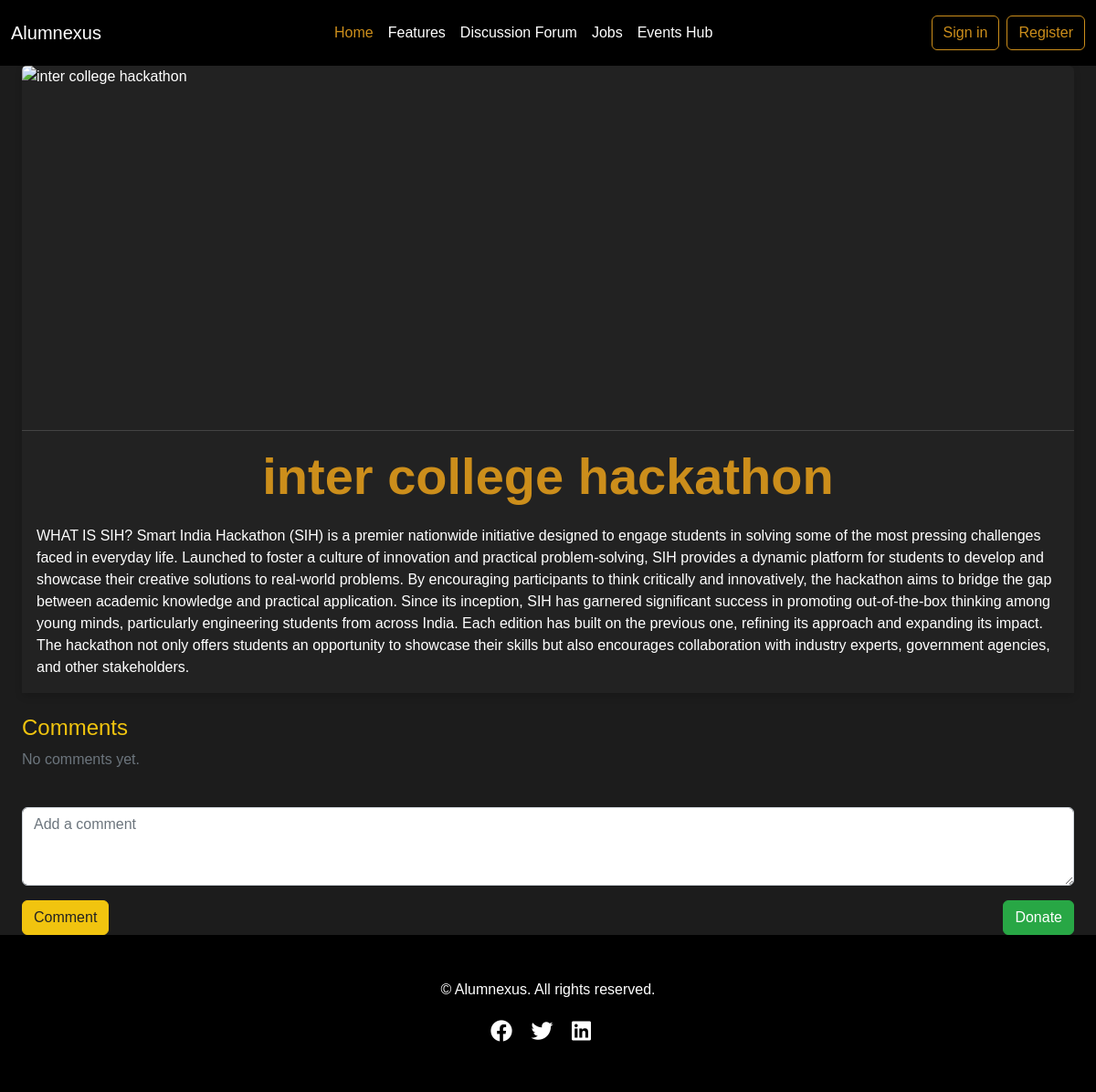
Page /events/event/1/ on the committed database.
### events/models.py (models this page shows, shortened)
class Event(models.Model):
    title = models.CharField(max_length=200)
    description = models.TextField()
    date_created = models.DateTimeField(auto_now_add=True)
    created_by = models.ForeignKey(User, on_delete=models.CASCADE)
    is_active = models.BooleanField(default=True)
    image = CloudinaryField("image", blank=True, null=True)  # Cloudinary image field

### events/views.py (the view)
# urls.py: path("event/<int:event_id>/", views.event_detail, name="event_detail"),
def event_detail(request, event_id):
    event = get_object_or_404(Event, id=event_id)
    comments = event.comments.all()
    return render(
        request, "events/event_detail.html", {"event": event, "comments": comments}
    )

### events/templates/events/event_detail.html (shortened to what this page needs)
{% extends 'events/base_events.html' %}
{% block event_content %}
<div class="container mt-4">
    <div class="card mb-4">
        {% if event.image %}
            <img src="{{ event.image.url }}" class="card-img-top event-image" alt="{{ event.title }}" style="width: 100%; height: 400px; object-fit: cover;">
        {% endif %}
        <div class="card-body">
            <h1 class="card-title display-4 text-center" style="font-weight: bold; color: #cc8e1b; margin-bottom: 20px;">{{ event.title }}</h1>
            <p class="card-text">{{ event.description }}</p>
        </div>
    </div>
    <h4>Comments</h4>
    <div class="list-group mb-4">
        {% for comment in comments %}
            <div class="list-group-item">
                <strong>{{ comment.user.username }}:</strong>
                <p>{{ comment.comment }}</p>
                <small class="text-muted">{{ comment.created_at }}</small>
            </div>
        {% empty %}
            <p class="text-muted">No comments yet.</p>
        {% endfor %}
    </div>
    <form method="post" action="{% url 'add_comment' event.id %}">
        <div class="d-flex flex-column">
            <div class="mb-3">
                <textarea name="comment" class="form-control" rows="3" placeholder="Add a comment"></textarea>
            </div>
            <div class="d-flex justify-content-between">
                <button type="submit" class="btn btn-primary">Comment</button>
                <a href="https://rzp.io/l/GirqvmCxJ" class="btn btn-success" target="_blank">Donate</a>
            </div>
        </div>
    </form>
</div>
{% endblock %}

### templates/base.html (style rules this page uses)
:root { --primary-color: black; --secondary-color: #cc8e1b; --text-color: #ffffff; --bg-color: rgb(20, 20, 20); }
body { font-family: 'Arial', sans-serif; background-color: var(--bg-color); color: white; display: flex; flex-direction: column; min-height: 100vh; }

### events/templates/events/base_events.html (style rules this page uses)
body { background-color: #1c1c1c; color: #fff; }
.container { max-width: 1200px; }
.card { border: none; box-shadow: 0 4px 8px rgba(0, 0, 0, 0.15); background-color: #222; }
.card-title { color: #f1c40f; }
.card-body { background-color: #222; color: #fff; }
.card-img-top { border-bottom: 1px solid #444; }
.btn-primary { background-color: #f1c40f; border-color: #f1c40f; color: #222; }
.btn-success { background-color: #28a745; border-color: #28a745; color: white; }
h2, h3, h4 { color: #f1c40f; }
h1 { color: #f1c40f; }

### rows in the picture
Event: title "inter college hackathon", description "WHAT IS SIH? Smart India Hackathon (SIH) is a premier nationwide initiative designed to engage students in solving some of the most pressing challenges faced in everyday life. Launched to foster a culture of innovation and practical problem-solving, SIH provides a dynamic platform for students to develop and showcase their creative solutions to real-world problems. By encouraging participants to think critically and innovatively, the hackathon aims to bridge the gap between academic knowledge and practical application. Since its inception, SIH has garnered significant success in promoting out-of-the-box thinking among young minds, particularly engineering students from across India. Each…"
